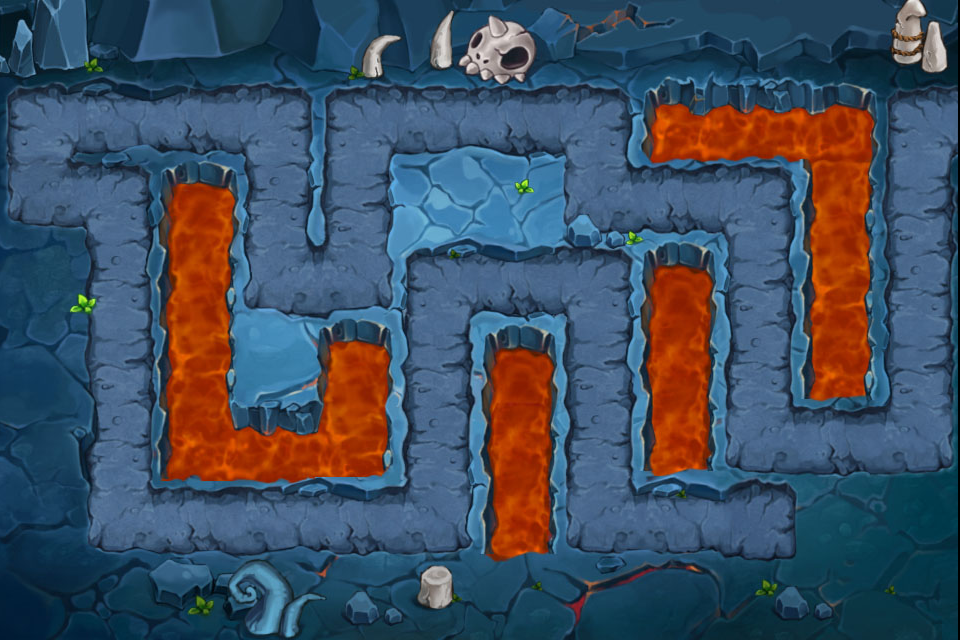

The image is a tile-based game level rendered from a .tmx file. Its description and source (layers, tilesets, objects; grid data summarised) follow:
An orthogonal 12x8 tile map with 80x80 px tiles, 1 tile layer (Background) and 9 objects (5x board, woodhero, crater.png, tree1.png, stone_6.png).

<map version="1.0" orientation="orthogonal" width="12" height="8" tilewidth="80" tileheight="80">
 <tileset firstgid="1" name="level2_10bg" tilewidth="80" tileheight="80">
  <tileoffset x="-2" y="0" />
  <image source="level2_10bg.jpg" width="960" height="640" />
  <tile id="12">
   <properties>
    <property name="tiletype" value="0" />
   </properties>
  </tile>
  <tile id="13">
   <properties>
    <property name="tiletype" value="0" />
   </properties>
  </tile>
  <tile id="14">
   <properties>
    <property name="tiletype" value="0" />
   </properties>
  </tile>
  <tile id="15">
   <properties>
    <property name="tiletype" value="0" />
   </properties>
  </tile>
  <tile id="16">
   <properties>
    <property name="tiletype" value="0" />
   </properties>
  </tile>
  <tile id="17">
   <properties>
    <property name="tiletype" value="0" />
   </properties>
  </tile>
  <tile id="18">
   <properties>
    <property name="tiletype" value="0" />
   </properties>
  </tile>
  <tile id="19">
   <properties>
    <property name="tiletype" value="0" />
   </properties>
  </tile>
  <tile id="20">
   <properties>
    <property name="tiletype" value="2" />
   </properties>
  </tile>
  <tile id="21">
   <properties>
    <property name="tiletype" value="2" />
   </properties>
  </tile>
  <tile id="22">
   <properties>
    <property name="tiletype" value="2" />
   </properties>
  </tile>
  <tile id="23">
   <properties>
    <property name="tiletype" value="0" />
   </properties>
  </tile>
  <tile id="24">
   <properties>
    <property name="tiletype" value="0" />
   </properties>
  </tile>
  <tile id="25">
   <properties>
    <property name="tiletype" value="0" />
   </properties>
  </tile>
  <tile id="26">
   <properties>
    <property name="tiletype" value="2" />
   </properties>
  </tile>
  <tile id="27">
   <properties>
    <property name="tiletype" value="0" />
   </properties>
  </tile>
  <tile id="28">
   <properties>
    <property name="tiletype" value="0" />
   </properties>
  </tile>
  <tile id="29">
   <properties>
    <property name="tiletype" value="1" />
   </properties>
  </tile>
  <tile id="30">
   <properties>
    <property name="tiletype" value="1" />
   </properties>
  </tile>
  <tile id="31">
   <properties>
    <property name="tiletype" value="0" />
   </properties>
  </tile>
  <tile id="32">
   <properties>
    <property name="tiletype" value="0" />
   </properties>
  </tile>
  <tile id="33">
   <properties>
    <property name="tiletype" value="0" />
   </properties>
  </tile>
  <tile id="34">
   <properties>
    <property name="tiletype" value="2" />
   </properties>
  </tile>
  <tile id="35">
   <properties>
    <property name="tiletype" value="0" />
   </properties>
  </tile>
  <tile id="36">
   <properties>
    <property name="tiletype" value="1" />
   </properties>
  </tile>
  <tile id="37">
   <properties>
    <property name="tiletype" value="0" />
   </properties>
  </tile>
  <tile id="38">
   <properties>
    <property name="tiletype" value="2" />
   </properties>
  </tile>
  <tile id="39">
   <properties>
    <property name="tiletype" value="0" />
   </properties>
  </tile>
  <tile id="40">
   <properties>
    <property name="tiletype" value="0" />
   </properties>
  </tile>
  <tile id="41">
   <properties>
    <property name="tiletype" value="0" />
   </properties>
  </tile>
  <tile id="42">
   <properties>
    <property name="tiletype" value="0" />
   </properties>
  </tile>
  <tile id="43">
   <properties>
    <property name="tiletype" value="0" />
   </properties>
  </tile>
  <tile id="44">
   <properties>
    <property name="tiletype" value="2" />
   </properties>
  </tile>
  <tile id="45">
   <properties>
    <property name="tiletype" value="0" />
   </properties>
  </tile>
  <tile id="46">
   <properties>
    <property name="tiletype" value="2" />
   </properties>
  </tile>
  <tile id="47">
   <properties>
    <property name="tiletype" value="0" />
   </properties>
  </tile>
  <tile id="48">
   <properties>
    <property name="tiletype" value="1" />
   </properties>
  </tile>
  <tile id="49">
   <properties>
    <property name="tiletype" value="0" />
   </properties>
  </tile>
  <tile id="50">
   <properties>
    <property name="tiletype" value="2" />
   </properties>
  </tile>
  <tile id="51">
   <properties>
    <property name="tiletype" value="1" />
   </properties>
  </tile>
  <tile id="52">
   <properties>
    <property name="tiletype" value="2" />
   </properties>
  </tile>
  <tile id="53">
   <properties>
    <property name="tiletype" value="0" />
   </properties>
  </tile>
  <tile id="54">
   <properties>
    <property name="tiletype" value="2" />
   </properties>
  </tile>
  <tile id="55">
   <properties>
    <property name="tiletype" value="0" />
   </properties>
  </tile>
  <tile id="56">
   <properties>
    <property name="tiletype" value="2" />
   </properties>
  </tile>
  <tile id="57">
   <properties>
    <property name="tiletype" value="0" />
   </properties>
  </tile>
  <tile id="58">
   <properties>
    <property name="tiletype" value="2" />
   </properties>
  </tile>
  <tile id="59">
   <properties>
    <property name="tiletype" value="0" />
   </properties>
  </tile>
  <tile id="60">
   <properties>
    <property name="tiletype" value="1" />
   </properties>
  </tile>
  <tile id="61">
   <properties>
    <property name="tiletype" value="0" />
   </properties>
  </tile>
  <tile id="62">
   <properties>
    <property name="tiletype" value="2" />
   </properties>
  </tile>
  <tile id="63">
   <properties>
    <property name="tiletype" value="2" />
   </properties>
  </tile>
  <tile id="64">
   <properties>
    <property name="tiletype" value="2" />
   </properties>
  </tile>
  <tile id="65">
   <properties>
    <property name="tiletype" value="0" />
   </properties>
  </tile>
  <tile id="66">
   <properties>
    <property name="tiletype" value="2" />
   </properties>
  </tile>
  <tile id="67">
   <properties>
    <property name="tiletype" value="0" />
   </properties>
  </tile>
  <tile id="68">
   <properties>
    <property name="tiletype" value="2" />
   </properties>
  </tile>
  <tile id="69">
   <properties>
    <property name="tiletype" value="0" />
   </properties>
  </tile>
  <tile id="70">
   <properties>
    <property name="tiletype" value="0" />
   </properties>
  </tile>
  <tile id="71">
   <properties>
    <property name="tiletype" value="0" />
   </properties>
  </tile>
  <tile id="72">
   <properties>
    <property name="tiletype" value="1" />
   </properties>
  </tile>
  <tile id="73">
   <properties>
    <property name="tiletype" value="0" />
   </properties>
  </tile>
  <tile id="74">
   <properties>
    <property name="tiletype" value="0" />
   </properties>
  </tile>
  <tile id="75">
   <properties>
    <property name="tiletype" value="0" />
   </properties>
  </tile>
  <tile id="76">
   <properties>
    <property name="tiletype" value="0" />
   </properties>
  </tile>
  <tile id="77">
   <properties>
    <property name="tiletype" value="0" />
   </properties>
  </tile>
  <tile id="78">
   <properties>
    <property name="tiletype" value="2" />
   </properties>
  </tile>
  <tile id="79">
   <properties>
    <property name="tiletype" value="0" />
   </properties>
  </tile>
  <tile id="80">
   <properties>
    <property name="tiletype" value="0" />
   </properties>
  </tile>
  <tile id="82">
   <properties>
    <property name="tiletype" value="1" />
   </properties>
  </tile>
  <tile id="83">
   <properties>
    <property name="tiletype" value="1" />
   </properties>
  </tile>
 </tileset>
 <layer name="Background" width="12" height="8">
  <data>[96 cells, 96 non-empty, 96 distinct tile ids]</data>
 </layer>
 <objectgroup name="Objects" width="12" height="8">
     <object name="woodhero" x="179" y="381" />
     <object name="board" x="179" y="460" />
     </objectgroup>
</map>
<!-- 7 of 9 objects omitted -->
